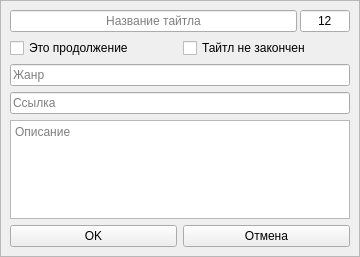
<?xml version="1.0" encoding="UTF-8"?>
<ui version="4.0">
 <class>Form</class>
 <widget class="QWidget" name="Form">
  <property name="geometry">
   <rect>
    <x>0</x>
    <y>0</y>
    <width>360</width>
    <height>257</height>
   </rect>
  </property>
  <property name="windowTitle">
   <string>Form</string>
  </property>
  <layout class="QGridLayout" name="gridLayout">
   <property name="leftMargin">
    <number>0</number>
   </property>
   <property name="topMargin">
    <number>0</number>
   </property>
   <property name="rightMargin">
    <number>0</number>
   </property>
   <property name="bottomMargin">
    <number>0</number>
   </property>
   <property name="spacing">
    <number>0</number>
   </property>
   <item row="0" column="0">
    <widget class="QFrame" name="add_form">
     <property name="frameShape">
      <enum>QFrame::StyledPanel</enum>
     </property>
     <property name="frameShadow">
      <enum>QFrame::Raised</enum>
     </property>
     <layout class="QVBoxLayout" name="verticalLayout">
      <item>
       <layout class="QHBoxLayout" name="horizontalLayout">
        <property name="spacing">
         <number>3</number>
        </property>
        <item>
         <widget class="QLineEdit" name="title_name">
          <property name="maxLength">
           <number>80</number>
          </property>
          <property name="alignment">
           <set>Qt::AlignCenter</set>
          </property>
          <property name="placeholderText">
           <string>Название тайтла</string>
          </property>
         </widget>
        </item>
        <item>
         <widget class="QLineEdit" name="count">
          <property name="maximumSize">
           <size>
            <width>50</width>
            <height>16777215</height>
           </size>
          </property>
          <property name="toolTip">
           <string>&lt;html&gt;&lt;head/&gt;&lt;body&gt;&lt;p&gt;&lt;span style=&quot; font-size:12pt; font-weight:600;&quot;&gt;Количество серий&lt;/span&gt;&lt;/p&gt;&lt;/body&gt;&lt;/html&gt;</string>
          </property>
          <property name="text">
           <string>12</string>
          </property>
          <property name="maxLength">
           <number>4</number>
          </property>
          <property name="echoMode">
           <enum>QLineEdit::Normal</enum>
          </property>
          <property name="alignment">
           <set>Qt::AlignCenter</set>
          </property>
          <property name="placeholderText">
           <string>Кол-во</string>
          </property>
         </widget>
        </item>
       </layout>
      </item>
      <item>
       <layout class="QHBoxLayout" name="horizontalLayout_5">
        <item>
         <widget class="QCheckBox" name="is_con">
          <property name="cursor">
           <cursorShape>PointingHandCursor</cursorShape>
          </property>
          <property name="focusPolicy">
           <enum>Qt::NoFocus</enum>
          </property>
          <property name="text">
           <string>Это продолжение</string>
          </property>
         </widget>
        </item>
        <item>
         <widget class="QCheckBox" name="is_finished">
          <property name="cursor">
           <cursorShape>PointingHandCursor</cursorShape>
          </property>
          <property name="focusPolicy">
           <enum>Qt::NoFocus</enum>
          </property>
          <property name="text">
           <string>Тайтл не закончен</string>
          </property>
         </widget>
        </item>
       </layout>
      </item>
      <item>
       <widget class="QLineEdit" name="genre">
        <property name="maxLength">
         <number>60</number>
        </property>
        <property name="placeholderText">
         <string>Жанр</string>
        </property>
       </widget>
      </item>
      <item>
       <widget class="QLineEdit" name="link">
        <property name="maxLength">
         <number>2000</number>
        </property>
        <property name="placeholderText">
         <string>Ссылка</string>
        </property>
       </widget>
      </item>
      <item>
       <widget class="QTextEdit" name="desc">
        <property name="horizontalScrollBarPolicy">
         <enum>Qt::ScrollBarAlwaysOff</enum>
        </property>
        <property name="tabChangesFocus">
         <bool>true</bool>
        </property>
        <property name="acceptRichText">
         <bool>false</bool>
        </property>
        <property name="placeholderText">
         <string>Описание</string>
        </property>
       </widget>
      </item>
      <item>
       <layout class="QHBoxLayout" name="horizontalLayout_6">
        <item>
         <widget class="QPushButton" name="ok">
          <property name="cursor">
           <cursorShape>PointingHandCursor</cursorShape>
          </property>
          <property name="focusPolicy">
           <enum>Qt::TabFocus</enum>
          </property>
          <property name="text">
           <string>OK</string>
          </property>
         </widget>
        </item>
        <item>
         <widget class="QPushButton" name="cancel">
          <property name="cursor">
           <cursorShape>PointingHandCursor</cursorShape>
          </property>
          <property name="focusPolicy">
           <enum>Qt::NoFocus</enum>
          </property>
          <property name="text">
           <string>Отмена</string>
          </property>
         </widget>
        </item>
       </layout>
      </item>
     </layout>
    </widget>
   </item>
  </layout>
 </widget>
 <resources/>
 <connections/>
</ui>
